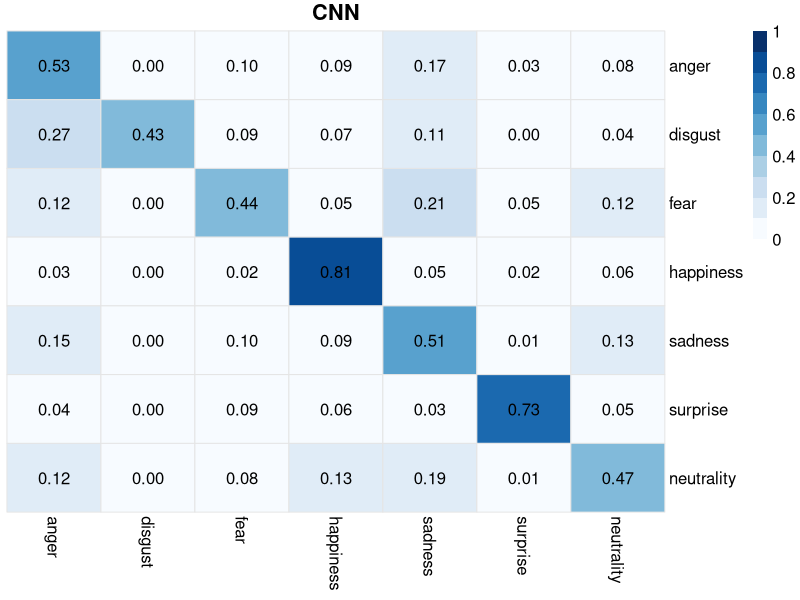
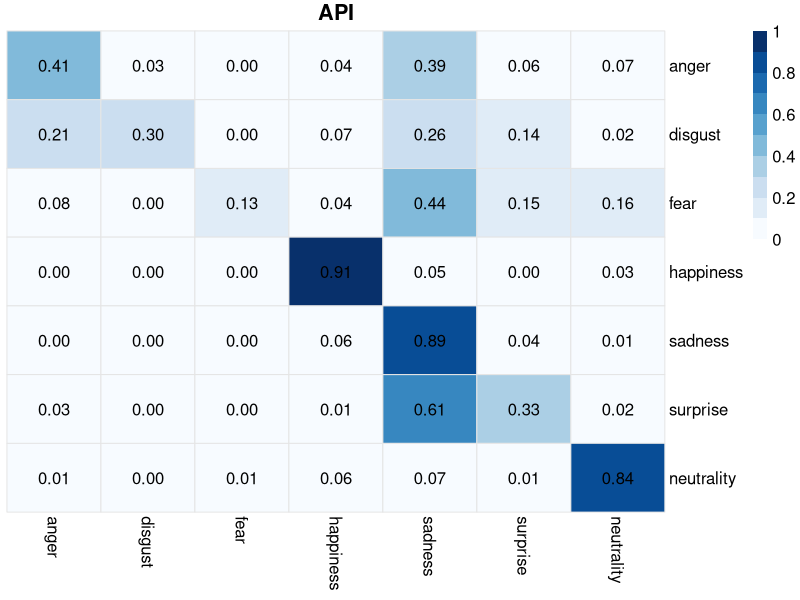
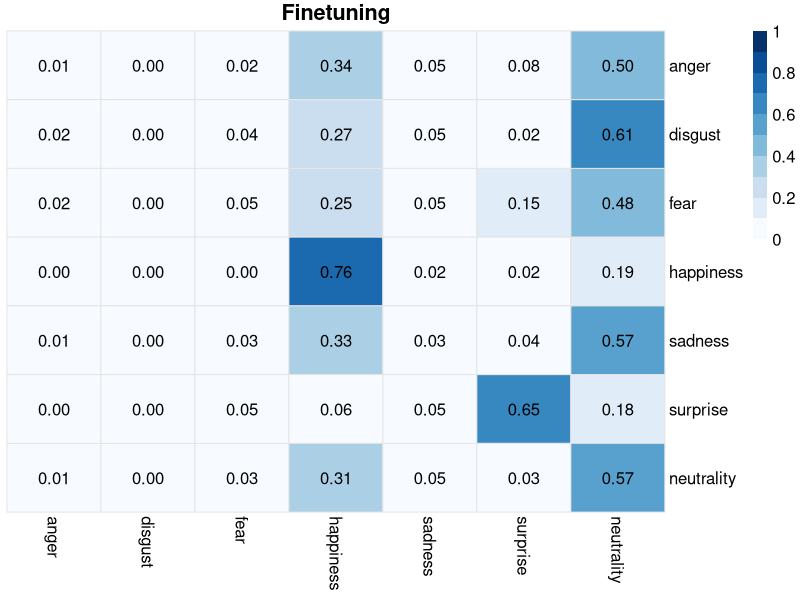

Recreate these plots in R, in order.
library('pheatmap')
library('grDevices')
library('RColorBrewer')

cnn  = read.csv('confusion_CNN.csv', stringsAsFactors = FALSE)
cnn  = cnn[,-which(names(cnn) %in% 'X')]
api  = read.csv('confusion_API.csv', stringsAsFactors = FALSE)
api  = api[,-which(names(api) %in% 'X')]
fine = read.csv('confusion_finetune.csv', stringsAsFactors = FALSE)
fine = fine[,-which(names(fine) %in% 'X')]

#functions to replace NaN in dataframe
is.nan.data.frame = function(x)
do.call(cbind, lapply(x, is.nan))
fine[is.nan(fine)] = 0



#function relate calculate for on-diagonal value the positive predictive rate, 
#off-diagonat the false discovery rate
relate = function(x){
    x = as.matrix(x)
    rec = x/rowSums(x)
    return(rec)
}

#round matrix
rel_cnn  = round(relate(cnn), 2)
rel_api  = round(relate(api), 2)
rel_fine = round(relate(fine), 2)

#define color scheme
colramp = colorRampPalette(brewer.pal(9,"Blues"))(10)


#name row and columns
colnames(rel_cnn) = c("anger", "disgust", "fear", "happiness", "sadness", "surprise", "neutrality")
rownames(rel_cnn) = c("anger", "disgust", "fear", "happiness", "sadness", "surprise", "neutrality")

pheatmap(rel_cnn, 
    cluster_rows = F, cluster_cols = F, breaks = seq(0,1,0.1), 
    treeheight_row = F, color = colramp, annotation_names_row = TRUE, 
    annotation_names_col = TRUE, show_colnames = TRUE, show_rownames = TRUE,
    main = "CNN", cex.main=1.2, display_numbers = TRUE, fontsize= 12,
    fontsize_number = 12, number_color = 'black', border_color = 'grey90')


colnames(rel_api) = c("anger", "disgust", "fear", "happiness", "sadness", "surprise", "neutrality")
rownames(rel_api) = c("anger", "disgust", "fear", "happiness", "sadness", "surprise", "neutrality")

pheatmap(rel_api, 
    cluster_rows = F, cluster_cols = F, breaks = seq(0,1,0.1), 
    treeheight_row = F, color = colramp, annotation_names_row = TRUE, 
    annotation_names_col = TRUE, show_colnames = TRUE, show_rownames = TRUE,
    main= "API", cex.main=1.2, display_numbers = TRUE, fontsize= 12, fontsize_number = 12, 
    number_color = 'black', border_color = 'grey90')


colnames(rel_fine) = c("anger", "disgust", "fear", "happiness", "sadness", "surprise", "neutrality")
rownames(rel_fine) = c("anger", "disgust", "fear", "happiness", "sadness", "surprise", "neutrality")

pheatmap(rel_fine, cluster_rows = F, cluster_cols = F, breaks = seq(0,1,0.1), 
    treeheight_row = F, color = colramp, annotation_names_row = TRUE, 
    annotation_names_col = TRUE, show_colnames = TRUE, show_rownames = TRUE,
    main = "Finetuning", cex.main=1.2, display_numbers = TRUE, fontsize= 12, fontsize_number = 12, 
    number_color = 'black', border_color = 'grey90')
